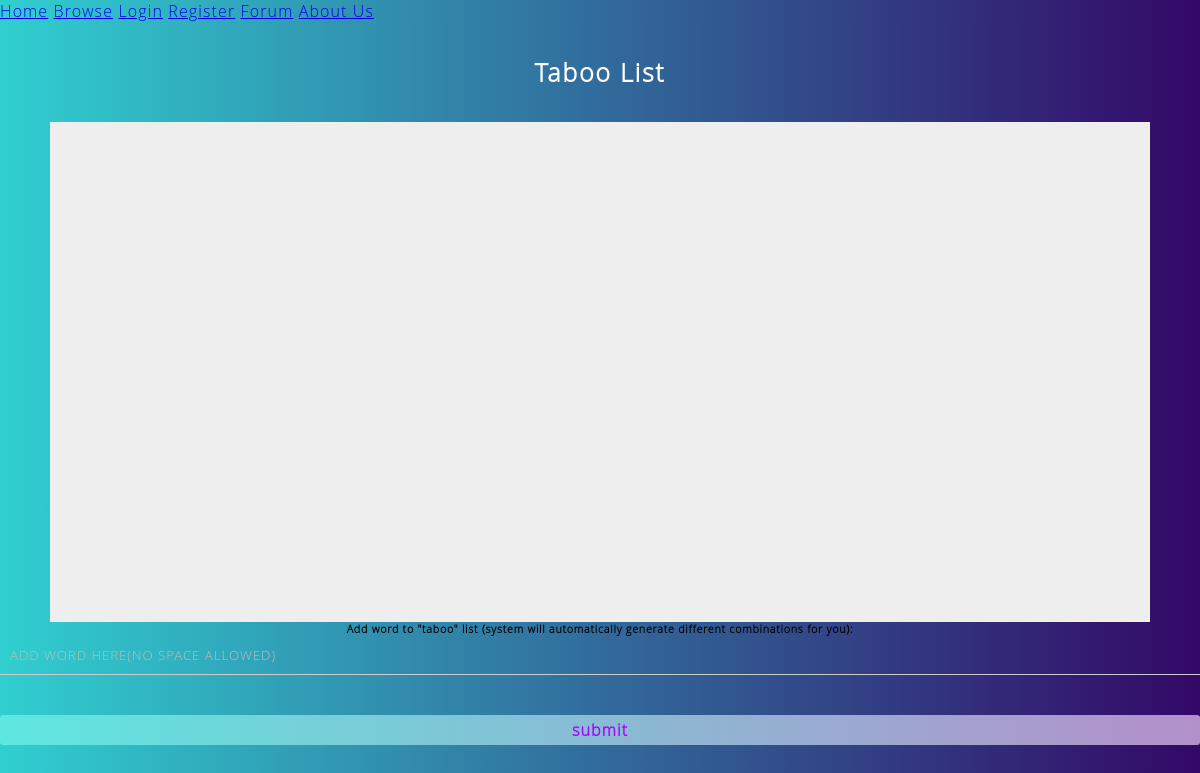
The page /taboolist/ on the database as committed earlier.
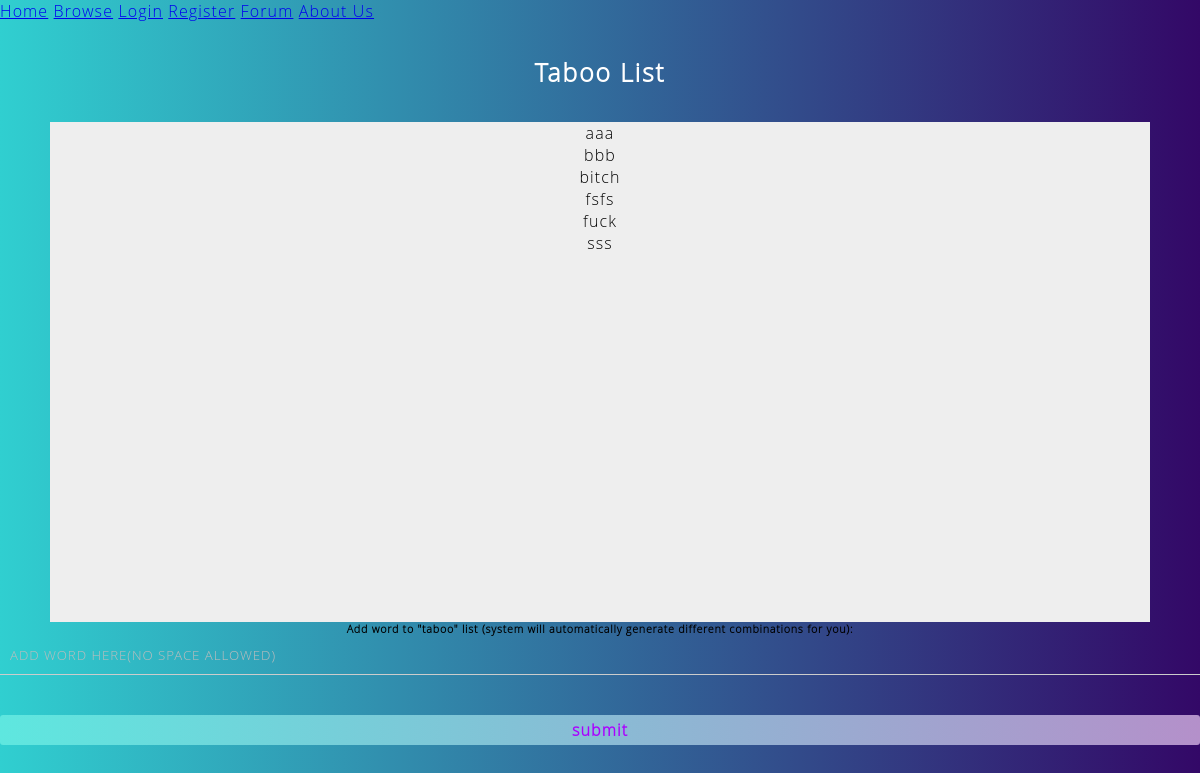
The same page on the database as committed later.
### onlineComputerStore/models.py (models this page shows)
class TabooList(models.Model):
    addBy = models.ForeignKey(Clerk, on_delete=models.CASCADE)
    word = models.CharField(max_length=100, unique=True)

### onlineComputerStore/views.py (the view, shortened to what this page needs)
# urls.py: path('taboolist/', views.tabooList),
def tabooList(request):
    wordlist = list(TabooList.objects.values_list('word', flat=True))
    return render(request, 'tabooList.html', {'word_list': wordlist})

### onlineComputerStore/templates/tabooList.html (shortened to what this page needs)
<!DOCTYPE html>
{% load static %}
<link rel="stylesheet" href="{% static 'css/tabooList.css' %}">
<html lang="en">
<head>
</head>
<body>
<div class="navBar">
    <a href="/">Home</a>
    <a href="/browse">Browse</a>
    <a href="/login">Login</a>
    <a href="/register">Register</a>
    <a href="/forum">Forum</a>
    <a href="/aboutus">About Us</a>
</div>
<div style="text-align:center" class="wrap" >
    <h2 class="login-title">Taboo List</h2>
<div style="text-align:center">
    <div style="text-align:center; height:500px;width:1100px;overflow:auto;background:#EEEEEE; margin:auto;">
        {% for taboo in word_list %}
            <div style="text-align:center">
                {{ taboo }}
            </div>
        {% endfor %}
    </div>
    <div>
        <h6>Add word to "taboo" list (system will automatically generate different combinations for you):</h6>
        <form class="login-form" action="/taboolist/" method="POST">
            <input class="login-input" type="text" name="word" placeholder="Add word here(no space allowed)" required>
            <input class="login-submit" type="submit" value="submit" class="login-submit">
        </form>
    </div>
</div>
</div>
</body>
</html>

Rows that differ between the two databases and show on the page:
added TabooList: word "aaa"
added TabooList: word "bbb"
added TabooList: word "bitch"
added TabooList: word "fsfs"
added TabooList: word "fuck"
added TabooList: word "sss"
